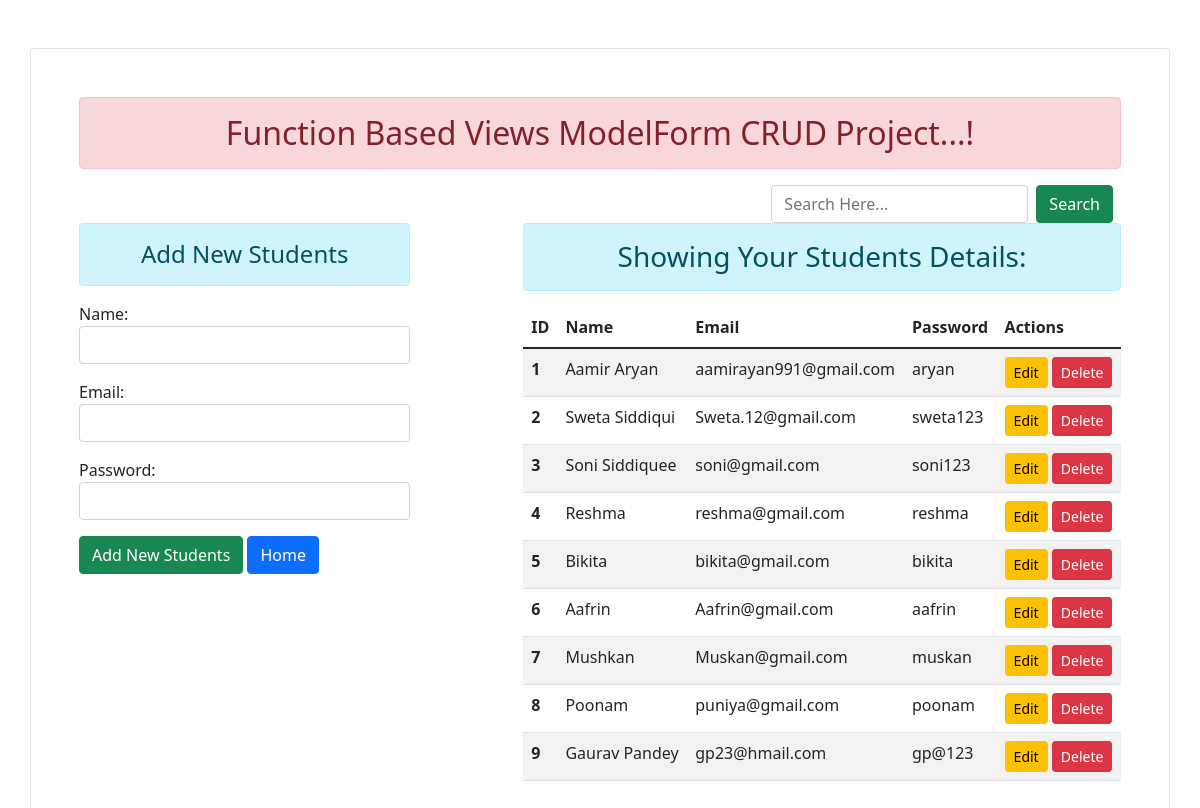
The page / on the database its author committed.
### crudApp/models.py (models this page shows, shortened)
class Student(models.Model):
    name = models.CharField(max_length=70)
    email = models.EmailField(max_length=100)
    password = models.CharField(max_length=100)

### crudApp/views.py (the view)
# urls.py: path('', views.home, name='HomePage'),
def home(request):
    query = request.GET.get('searchquery')
    if query:
        students = Student.objects.filter(Q(name__icontains=query) | Q(email__icontains=query) | Q(password__icontains=query))
        messages.success(request, 'Records Found SuccessFully')
    else:
        students = Student.objects.all()
    if request.method == 'POST':
        form = StudentForm(request.POST)
        if form.is_valid():
            nm = form.cleaned_data.get('name')
            em = form.cleaned_data.get('email')
            pw = form.cleaned_data.get('password')
            finnal = Student(name=nm, email=em, password=pw)
            finnal.save()
            messages.success(request, 'Records Added SuccessFully')
            form = StudentForm()
    else:
        form = StudentForm()
    context = {'form': form, 'students': students, 'query': query}
    return render(request, 'AddandShow.html', context)

### crudApp/forms.py
class StudentForm(forms.ModelForm):
    class Meta:
        model = Student
        fields = ['name', 'email', 'password']
        widgets = {
            'name': forms.TextInput(attrs={'class': 'form-control'}),
            'email': forms.EmailInput(attrs={'class': 'form-control'}),
            'password': forms.PasswordInput(attrs={'class': 'form-control'})
        }

### templates/AddandShow.html (shortened to what this page needs)
{% extends "base.html" %}
{% block content %}
<div class="row">
    <div class="col-sm-4">
        <h4 class="text-center alert alert-info"> Add New Students</h4>
        <form action="" method="POST">
            {{ form.as_p }}
            <input type="submit" class="btn btn-success" value="Add New Students">
            <a href="{% url 'HomePage' %}" class="btn btn-primary ">Home</a>
        </form>
    </div>
    <div class="col-sm-7 offset-1">
        <h3 class="text-center alert alert-info">Showing Your Students Details:</h3>
        {% if students %}
        <table class="table table-striped table-hover">
            <thead>
                <tr>
                    <th scope="col">ID</th>
                    <th scope="col">Name</th>
                    <th scope="col">Email</th>
                    <th scope="col">Password</th>
                    <th scope="col">Actions</th>
                </tr>
            </thead>
            <tbody>
                {% for student in students %}
                <tr>
                    <th scope="row">{{forloop.counter}}</th>
                    <td>{{student.name}}</td>
                    <td>{{student.email}}</td>
                    <td>{{student.password}}</td>
                    <td>
                        <a href="{% url 'UpdateData' student.id %}" class="btn btn-warning btn-sm">Edit</a>
                        <form action="{% url 'DeleteData' student.id %}" method="POST" class="d-inline">
                            <input type="submit" class="btn btn-danger btn-sm" value="Delete">
                        </form>
                    </td>
                </tr>
                {% endfor %}
            </tbody>
        </table>
        {% else %}
        <h3>Now Records Found!</h3>
        {% endif %}
    </div>
</div>
{% endblock content %}

### templates/base.html (shortened to what this page needs)
<!doctype html>
<html lang="en">
  <head>
    <link href="https://cdn.jsdelivr.net/npm/bootstrap@5.1.3/dist/css/bootstrap.min.css" rel="stylesheet">
  </head>
  <body>
    <div class="container mt-5 p-5 border rounded">
        <h2 class="text-center alert alert-danger">
                Function Based Views ModelForm CRUD Project...!
            </h2>
            <div class="d-flex justify-content-end">
                <form action="" method="GET" class="form-inline d-flex">
                    <input type="search" name="searchquery" class="form-control" placeholder="Search Here...">
                    <button class="btn btn-success mx-2"> Search</button>
                </form>
    </div>
    {% block content %}
    {% endblock content %}
  </body>
</html>

### rows shown on the page
Student: name "Aamir Aryan", email "aamirayan991@gmail.com", password "aryan"
Student: name "Sweta Siddiqui", email "Sweta.12@gmail.com", password "sweta123"
Student: name "Soni Siddiquee", email "soni@gmail.com", password "soni123"
Student: name "Reshma", email "reshma@gmail.com", password "reshma"
Student: name "Bikita", email "bikita@gmail.com", password "bikita"
Student: name "Aafrin", email "Aafrin@gmail.com", password "aafrin"
Student: name "Mushkan", email "Muskan@gmail.com", password "muskan"
Student: name "Poonam", email "puniya@gmail.com", password "poonam"
Student: name "Gaurav Pandey", email "gp23@hmail.com", password "gp@123"
